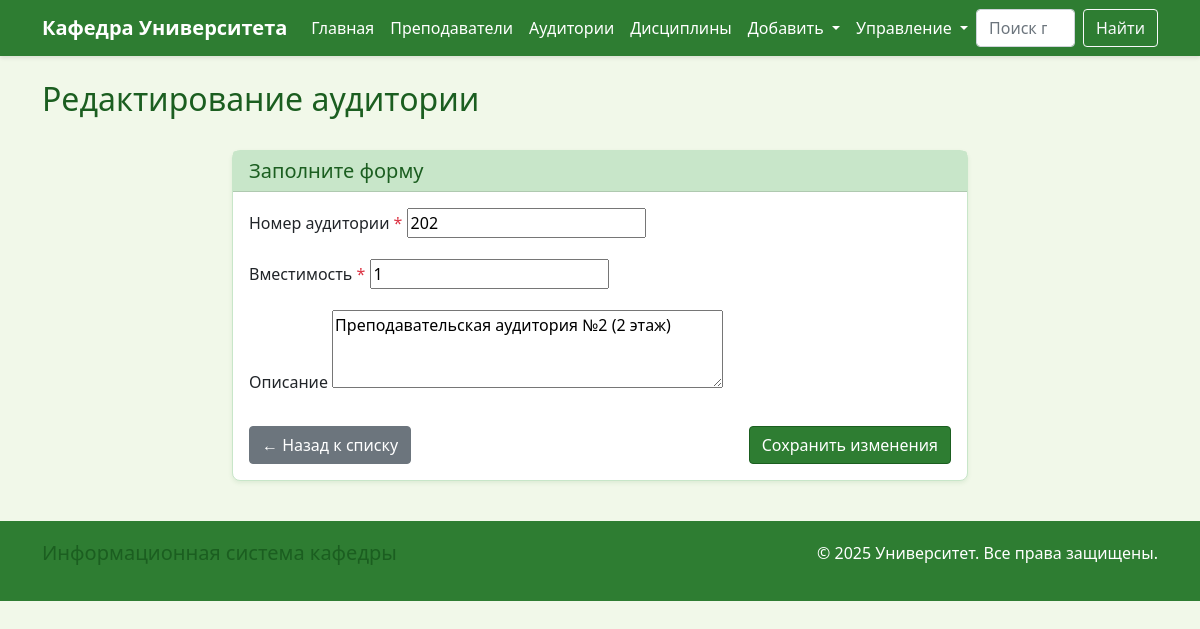
/classrooms/39/edit/, run on the app's committed database.
### department/models.py (models this page shows, shortened)
class Classroom(models.Model):
    room_number = models.CharField(max_length=10, verbose_name="Номер аудитории", unique=True)
    capacity = models.IntegerField(verbose_name="Вместимость", default=25)
    description = models.TextField(verbose_name="Описание", blank=True)
    class Meta:
        verbose_name = "Аудитория"
        verbose_name_plural = "Аудитории"
        ordering = ['room_number']

### department/views.py (the view)
# urls.py: path('classrooms/<int:pk>/edit/', views.classroom_update, name='classroom_update'),
def classroom_update(request, pk):
    classroom = get_object_or_404(Classroom, pk=pk)
    if request.method == 'POST':
        form = ClassroomForm(request.POST, instance=classroom)
        if form.is_valid():
            form.save()
            messages.success(request, 'Данные аудитории обновлены!')
            return redirect('department:classroom_detail', pk=pk)
    else:
        form = ClassroomForm(instance=classroom)
    return render(request, 'department/classroom_form.html', {
        'form': form,
        'title': 'Редактирование аудитории',
        'action_url': 'department:classroom_update',
        'pk': pk,
    })

### department/forms.py (shortened to what this page needs)
class ClassroomForm(forms.ModelForm):
    class Meta:
        model = Classroom
        fields = ['room_number', 'capacity', 'description']
        widgets = {
            'description': forms.Textarea(attrs={'rows': 3}),
        }
        labels = {
            'room_number': 'Номер аудитории',
            'capacity': 'Вместимость',
            'description': 'Описание',
        }

### templates/department/classroom_form.html (shortened to what this page needs)
{% extends 'base.html' %}
{% block content %}
<div class="row mb-4">
    <div class="col-md-8">
        <h2>{{ title }}</h2>
    </div>
</div>
<div class="row">
    <div class="col-md-8 mx-auto">
        <div class="card">
            <div class="card-header">
                <h5 class="mb-0">Заполните форму</h5>
            </div>
            <div class="card-body">
                <form method="post" enctype="multipart/form-data">
                    {% for field in form %}
                    <div class="mb-3">
                        <label for="{{ field.id_for_label }}" class="form-label">
                            {{ field.label }}
                            {% if field.field.required %}<span class="text-danger">*</span>{% endif %}
                        </label>
                        {{ field }}
                    </div>
                    {% endfor %}
                    <div class="d-flex justify-content-between mt-4">
                        <a href="{% url 'department:classroom_list' %}" class="btn btn-secondary">
                            ← Назад к списку
                        </a>
                        <button type="submit" class="btn btn-primary">
                            {% if title|slice:":7" == "Добавле" %}Добавить аудиторию{% else %}Сохранить изменения{% endif %}
                        </button>
                    </div>
                </form>
            </div>
        </div>
    </div>
</div>
{% endblock %}

### templates/base.html (style rules this page uses)
:root { --primary-green: #2e7d32; --light-green: #4caf50; --dark-green: #1b5e20; --lighter-green: #c8e6c9; --bg-green: #f1f8e9; }
body { background-color: var(--bg-green); font-family: 'Segoe UI', Tahoma, Geneva, Verdana, sans-serif; }
.btn-primary { background-color: var(--primary-green); border-color: var(--dark-green); }
.card { border: 1px solid var(--lighter-green); border-radius: 8px; box-shadow: 0 2px 4px rgba(46, 125, 50, 0.1); }
.card-header { background-color: var(--lighter-green); color: var(--dark-green); font-weight: bold; }
h1, h2, h3, h4, h5, h6 { color: var(--dark-green); }
a { color: var(--primary-green); }

### data on the page
Classroom: form "202" "1" "Преподавательская аудитория №2 (2 этаж)"

### other printed values
{{ title }} "Редактирование аудитории"
{{ field.label }} "Номер аудитории" "Вместимость" "Описание"
